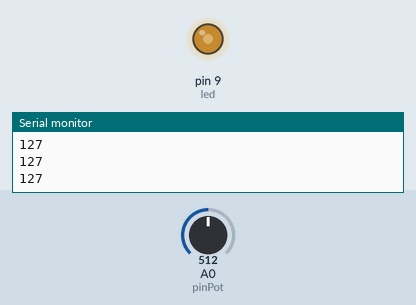
Recording of a sketch running on a simulated Arduino Uno, built with avr-gcc and run on an emulated ATmega328P. On the bench: output pins drawn as LEDs (lit = HIGH), the last lines printed to the serial monitor. The test bench sets the inputs (shaded band); at power-on: A0 (pinPot) = 512.

Above: at 1.2 s.
1.3 s: A0 (pinPot) set to 716
At 2.5 s:
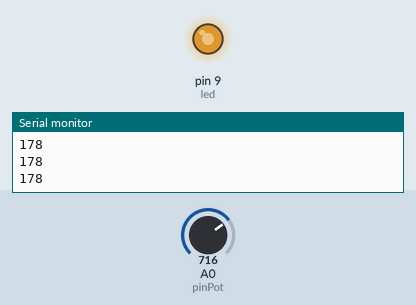
2.8 s: A0 (pinPot) set to 900
At 3.9 s:
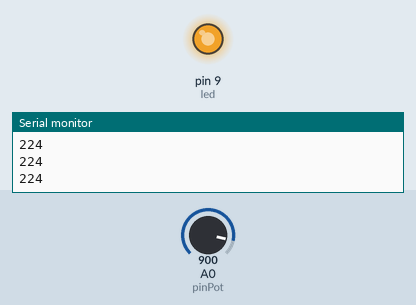
4.3 s: A0 (pinPot) set to 122
At 5.2 s:
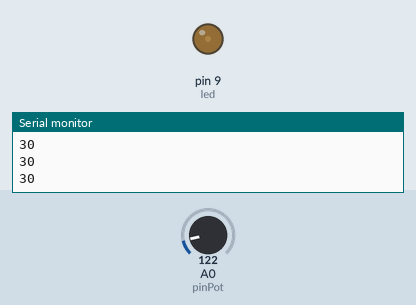
5.8 s: A0 (pinPot) set to 0
At 6.5 s:
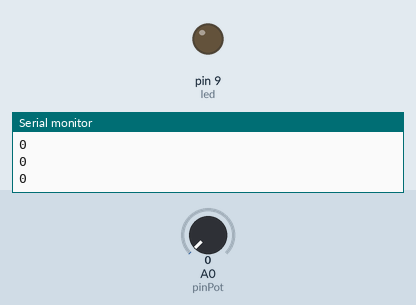
7.3 s: A0 (pinPot) set to 511
At 7.8 s:
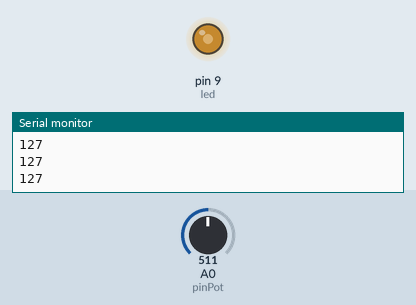
Timing chart, 0 to 9.8 s (numbered marks = the images above; inputs shaded):
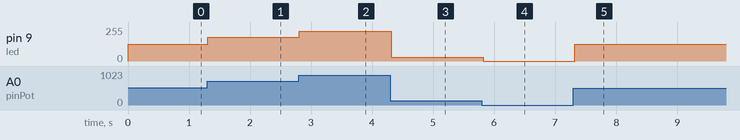

The sketch:

Potensio_Voltage_LED.ino
```cpp
int led = 9;
int pinPot = 0;
float potVal = 0;
int angle = 0;

void setup() {
  pinMode(led, OUTPUT); // mengatur lampu led sebagai output
  Serial.begin(9600);
}

void loop () {
  potVal = analogRead(pinPot); // terima masukan nilai dari VR
  angle = (potVal / 1023.0) * 255; // ubah nilai (0-1023) jadi (0-255)
  analogWrite(led, angle); // ubah nilai VR untuk mengatur kecerahan
  Serial.println(angle);
  delay(100);
}
```

Measured:
- after the input at 1.3 s, pin 9 (led): 127/255 → 178/255 at once
- after the input at 2.8 s, pin 9 (led): 178/255 → 224/255 at once
- after the input at 4.3 s, pin 9 (led): 224/255 → 30/255 at once
- after the input at 5.8 s, pin 9 (led): 30/255 → 0/255 at once
- after the input at 7.3 s, pin 9 (led): 0/255 → 127/255 at once
